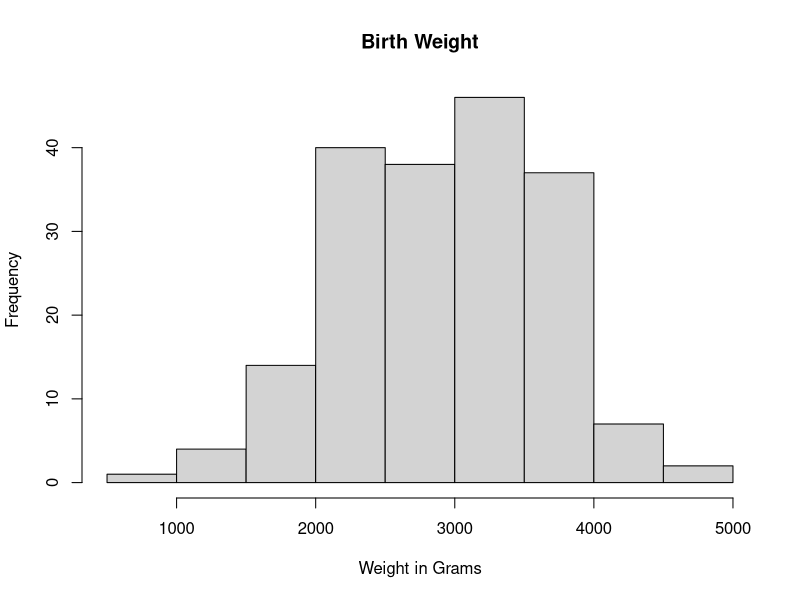

R code for this plot:
# Problem Set 2

setwd("C:/Users/logan/Documents/GitHub/Prob-and-Stats-for-Biomed/Homework/HW02/")

# Load dataset 
B_Samples = read.table("birthwt.txt", sep = "", header = T)
head(B_Samples)

# 1A How many observations are in the dataset?
  num_observations <- nrow(B_Samples)
  cat("Number of observations in the dataset: ", num_observations, "\n")

# 1B Examine the features, determine what type of variable each represents, 
# and indicate whether each one is discrete or continuous. Then, go on to determine 
# the distribution or descriptive statistics as appropriate
  
  # For Discrete Variables:
    # Indicate whether the feature is nominal, ordinal, or binary
    # How many levels each variable has
    
    # Discrete Variables:
      # low - binary
      B_Samples$low <- as.factor(B_Samples$low)
      nlevels(B_Samples$low)
      
      # race - nominal
      B_Samples$race <- as.factor(B_Samples$race)
      nlevels(B_Samples$race)
      
      # smoke - binary
      B_Samples$smoke <- as.factor(B_Samples$smoke)
      nlevels(B_Samples$smoke)
      
      # ptl - ordinal
      B_Samples$ptl <- as.factor(B_Samples$ptl)
      nlevels(B_Samples$ptl)
      
      # ht - binary
      B_Samples$ht <- as.factor(B_Samples$ht)
      nlevels(B_Samples$ht)
      
      # ui - binary
      B_Samples$ui <- as.factor(B_Samples$ui)
      nlevels(B_Samples$ui)
      
      # ftv - ordinal
      B_Samples$ftv <- as.factor(B_Samples$ftv)
      nlevels(B_Samples$ftv)
  
  # For Continuous variables:
    # Determine the mean, standard deviation, and median
  
    # Continuous Variable:
      # age
      mean(B_Samples$age)
      sd(B_Samples$age)
      median(B_Samples$age)
      
      # lwt
      mean(B_Samples$lwt)
      sd(B_Samples$lwt)
      median(B_Samples$lwt)
      
      # bwt
      mean(B_Samples$bwt)
      sd(B_Samples$bwt)
      median(B_Samples$bwt)

# 1C How many individuals older than 30 smoke?
  sum(B_Samples$smoke == 1 & B_Samples$age > 30)

# 1D Plot a histogram for birth weight.
  hist(B_Samples$bwt,
       main = "Birth Weight",
       xlab = "Weight in Grams",
       )

# 1G Calculate the probability of randomly selecting an individual that has either a low birth weight or a mother who was a smoker.
  total_individuals <- nrow(B_Samples)
  
  # Probability of individuals with low birth weight P(A)
  low_prob <- sum(B_Samples$low == 1)/total_individuals
  
  # Probability of individuals with a mother who smoked P(B)
  smoke_prob <- sum(B_Samples$smoke == 1)/total_individuals
  
  # Probability of individuals with low birth weight and mother who smoked P(A and B)
  low_smoke_prob <- sum(B_Samples$low == 1 | B_Samples$smoke == 1)/total_individuals
  
  # Calculate the probability P(A ⋃ B) = P(A)+P(B)-P(A and B)
  low_prob + smoke_prob - low_smoke_prob

# 1H Calculate the probability of randomly selecting an individual that is white and
# has more than 3 physician visits during the first trimester.
  
  # Probability of individual being white P(A)
  white_prob <- sum(B_Samples$race == 1)/total_individuals
  
  # Probability of having more than 3 physician visits P(B)
  phys_prob <- sum(as.numeric(B_Samples$ftv) > 3) / total_individuals
  
  # Probability of being white and 3 visits P(A and B) = P(A)*P(B)
  white_prob * phys_prob
  
#2A What is the probability that given a positive mammogram exam, a woman has a positive cancer diagnosis?
# Assume that the breast cancer incidence rate is 1%, the positivity rate for the exam if a patient has cancer is 90%,
# and there is a false positive rate of 8% for the exam.
  
  
  
  # P(Cancer) = 0.01
  # P(Positive|Cancer) = 0.9
  # P(Positive|No Cancer) = 0.08
  # P(No Cancer) = 1 - P(Cancer)
  
  pCancer <- 0.01
  pPositive_Cancer <- 0.9
  pPositive_No_Cancer <- 0.08
  PNo_Cancer <- 1-pCancer
  
  # P(Positive) = P(Positive|Cancer)*P(Cancer)+P(Positive|No Cancer)*P(No Cancer)
  pPositive <- pPositive_Cancer * pCancer + pPositive_No_Cancer * PNo_Cancer
  
  # P(Cancer|Positive) = P(Positive|Cancer)*P(Cancer)/P(Positive)
  pPositive_Cancer * pCancer / pPositive

# 2B For every attempt to call your friend, there is a 70% probability of actually speaking with them. 
# Calculate the probability of having exactly 12 successes in 20 attempts.  
  
  # number of attempts
  n <- 20
  
  # number of successes
  k <- 12
  
  # Probability of success
  p <- 0.7
 
  # Calculate probability 
  dbinom(k, size = n, prob = p)
  
# 2C If a sample of test scores is normally distributed with a mean of 42 and a standard deviation of 8, 
# what percent of the scores is:
  # (i) Greater than 25?
  # (ii) Smaller than 31?
  # (iii) Between 25 and 31?
    
# 3  Markov Chain:
# physical exercise training method A is used only 5% of the time, a person using method A will stay with this method 85% of the time, 
# and a person not using method A will switch to method A about 65% time. 
# At the beginning of the experiment only 5% of people usedmethod A.
  
  # 1.	Generate a transition matrix for this Markov chain
  # 2.	Generate a transition plot (using R or by hand as an image it’s valid)
  # 3.	Plot the change in the probabilities over time for both methods until the 10th time unit.
  

  
